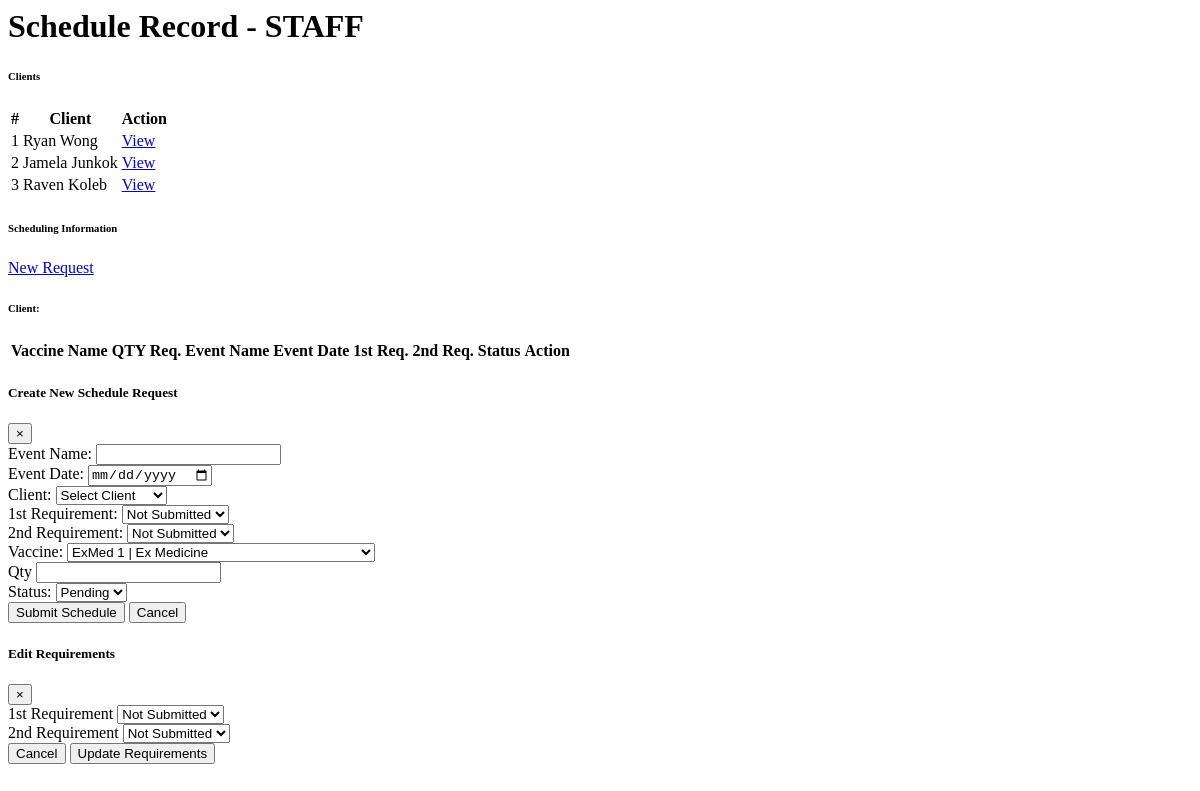
Page /administrator/Schedule/ScheduleList.php on the earlier database version.
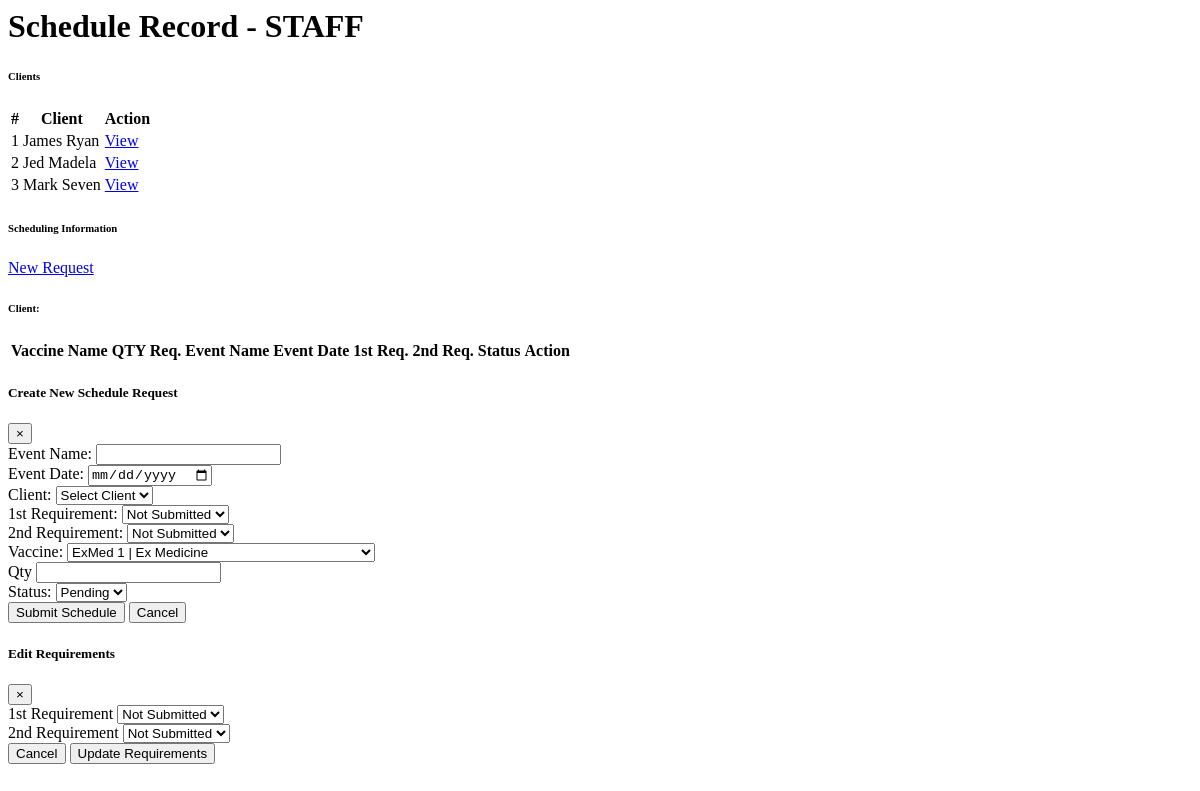
Same page on the later database version.
### tables this page shows
CREATE TABLE `client` (
  `CLIENT_ID` int(11) NOT NULL,
  `FNAME` varchar(150) NOT NULL,
  `LNAME` varchar(140) NOT NULL,
  `MIDINITIAL` varchar(150) NOT NULL,
  `ASSOCIATION` varchar(255) NOT NULL,
  `CONTACT_NO` varchar(255) NOT NULL,
  `ADDRESS` varchar(150) NOT NULL,
  `DATE_REGISTERED` date NOT NULL
);

### administrator/Schedule/ScheduleList.php (the view, shortened to what the changed rows need)
<?php
require("connection/connection.php");
$clientQuery = "SELECT CLIENT_ID, CONCAT(FNAME, ' ', LNAME) AS full_name FROM client";
$clientResult = mysqli_query($con, $clientQuery);
$clients = mysqli_fetch_all($clientResult, MYSQLI_ASSOC);
  ?>
<div class="content-wrapper">
  <div class="content-header">
    <h1 class="font-weight-bold text-primary">Schedule Record - STAFF</h1>
  </div>
  <section class="content">
    <div class="container-fluid">
      <div class="row">
        <div class="col-md-4">
          <div class="card shadow-sm mb-4">
            <div class="card-body">
              <div class="table-responsive">
                    <table class="table table-striped table-hover" id="clientTbl">
                      <thead class="thead-light">
                        <tr>
                          <th>#</th>
                          <th>Client</th>
                          <th>Action</th>
                        </tr>
                      </thead>
                      <tbody>
                        <?php $i=1; foreach ($clients as $client) { ?>
                          <tr>
                            <td><?=$i; ?></td>
                            <td><?= htmlspecialchars($client['full_name']); ?></td>
                            <td>
                              <a href="index.php?page=Schedule&client_id=<?= $client['CLIENT_ID']; ?>" class="btn btn-sm btn-info">View</a>
                            </td>
                          </tr>
                        <?php $i++; } ?>
                      </tbody>
                    </table>
                </div>
            </div>
          </div>
        </div>
        <div class="col-md-8">
            <div class="card shadow-sm">
              <div class="card-body">
                <div class="table-responsive">
                  <table class="table table-bordered" id="schedTable">
                    <thead class="thead-dark">
                      <tr>
                        <th>Vaccine Name</th>
                        <th>QTY Req.</th>
                        <th>Event Name</th>
                        <th>Event Date</th>
                        <th>1st Req.</th>
                        <th>2nd Req.</th>
                        <th>Status</th>
                        <th>Action</th>
                      </tr>
                    </thead>
                  </table>
                </div>
              </div>
            </div>
          </div>
      </div>
    </div>
  </section>
</div>

Differences in the rows shown:
removed client: full_name "Ryan Wong"
removed client: full_name "Jamela Junkok"
removed client: full_name "Raven Koleb"
added client: full_name "James Ryan"
added client: full_name "Jed Madela"
added client: full_name "Mark Seven"
